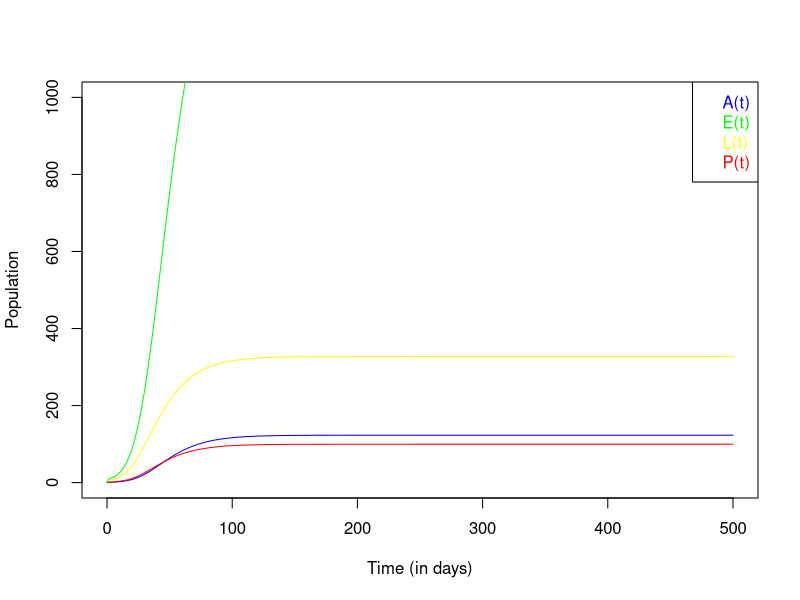

Generate this figure with R:
#created by: Joseph Baafi
#Date: November 10, 2020
#Purpose: To analyze mosquito population dynamics model

#Clear workspace
rm(list = ls())

#Load R package for solving diff equations
library(deSolve)

#Set working directory 
#setwd("/Users/hurford1/Documents/jb")

# Function to return rate of change of the states in the ODE model
model <- function(t, state, parameters) {
  with(as.list(c(state, parameters)), { 
    dE<- phi*(1-(A/K))*A - (deltaE+muE+pieE)*E
    dL<- deltaE*E - (deltaL+muL+pieL + sigmaL*L)*L
    dP <- deltaL*L - (deltaP+muP+pieP)*P
    dA <- chi*deltaP*P - (muA+pieA)*A
    list(c(dE, dL, dP, dA))
  })
}
# Set of parameter values used in the model
parameters <- c(
  phi = 10.7,
  K = 10^6,
  deltaE = 0.4,
  deltaL = 0.14,
  deltaP = 0.3,
  muE =  0.36,#0.0143 # value taken from Hamdan & Kilicman, 2020
  muL = 0.30, #0.0143 # value taken from Hamdan & Kilicman, 2020
  muP = 0.15, #0.0143 # value taken from Hamdan & Kilicman, 2020
  muA = 0.10,   # value taken from Hamdan & Kilicman, 2020
  pieE = 0.11,
  pieL = 0.10,
  pieP =  0.01,
  pieA = 0.07,
  sigmaL = 0.004,
  chi = 0.7     # value taken from Hamdan & Kilicman, 2020
) 

# Initial conditions
state <- c(
  E = 1, 
  L = 1, 
  P = 1,
  A = 1)

# Time steps in running the model
times <- seq(0, 500, by = 0.01)

# solving the system with ode function from the deSolve package
out <- ode(y = state, times = times, func = model, parms = parameters)

# Converting the numerical solution to a Dataframe
out <- data.frame(out)
head(out)

#plotting the numrical results 
plot(out$time, out$A, type = "l", col = "blue", ylim = c(0, 10^3), xlab = "Time (in days)", ylab = "Population")
lines(out$time, out$E, col = "green")
lines(out$time, out$L, col = "yellow")
lines(out$time, out$P, col = "red")
legend( "topright", c("A(t)", "E(t)", "L(t)", "P(t)"), 
        text.col=c("blue", "green", "yellow","red") )
##################################################################################################
# This lines of code helps to find the basic reproduction number of the model above
phi = 10.7
K = 10^6
deltaE = 0.4
deltaL = 0.14
deltaP = 0.3
muE =  0.36#0.0143 # value taken from Hamdan & Kilicman, 2020
muL = 0.30 #0.0143 # value taken from Hamdan & Kilicman, 2020
muP = 0.15 #0.0143 # value taken from Hamdan & Kilicman, 2020
muA = 0.10   # value taken from Hamdan & Kilicman, 2020
pieE = 0.11
pieL = 0.10
pieP =  0.01
pieA = 0.07
sigmaL = 0.004
chi = 0.7    # value taken from Hamdan & Kilicman, 2020
# The basic reproduction number  
Rm <- (chi*phi*deltaP*deltaL*deltaP)/((muA+pieA)*(deltaP+muP+pieP)*(deltaL+muL+pieL + sigmaL)*(deltaE+muE+pieE))

print(Rm)

####################################################################################################3##
# Create a vector of temperature values over time 
#time = c("Jan", "Feb", "March", "April", "May", "June", "July", "Aug", "Sep", "Oct", "Nov", "Dec")
time <- seq(1, 12)
Temperature = c(28.3, 28.1, 29.3, 28.3, 28.6, 28.4, 28.0, 28.5, 28.0, 27.9, 27.0, 27.3)
phi.values <- c(8.294, 8.294, 8.704, 8.294, 8.704, 8.295, 8.294, 8.704, 7.741, 7.082, 7.084, 7.084)
data <- data.frame(time, Temperature, phi.values)
